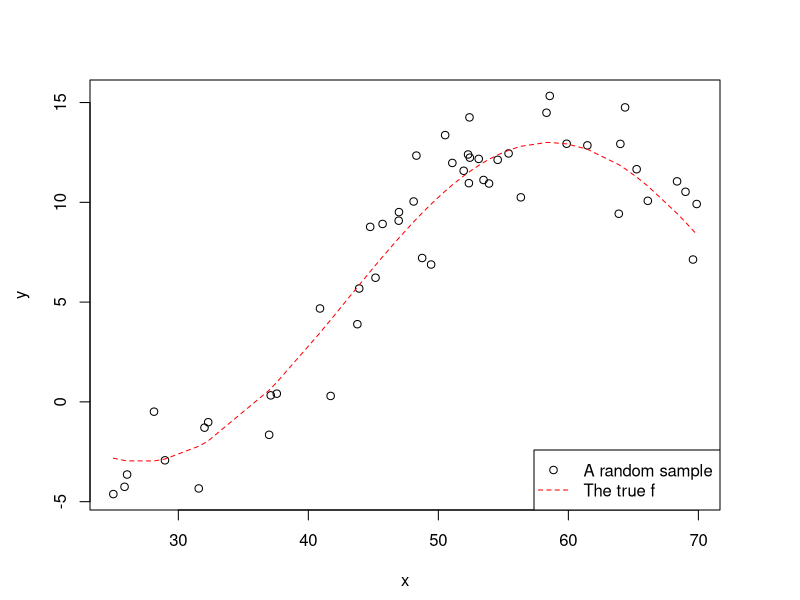

R code for this plot: (Note: this script raises an error after producing the figure.)
library(splines)
# Verify the Bias-Variance Tradeoff Equation (Section 2.2.2 of ISLR):
# For a given input x_0, E[(y0 - fhat(x0))^2] = Var(fhat(x0)) + [Bias(fhat(x0))]^2 + Var(eps)
# Population and ground truth:
noisysine <- function(x){
  y <- 5 + 8*sin(0.1*x + 2) + rnorm(length(x), 0, 2)
  return(y)
}
cleansine <- function(x){
  y <- 5 + 8*sin(0.1*x + 2)
  return(y)
}

# visualize a sample
pdf("~/Downloads/noisy_sine_plot.pdf")
par(mfrow = c(1,1), mar = c(4.5,4.5,4,4))
x <- sort(runif(50, 25, 70))
y <- noisysine(x)
plot(x, y, ylab = 'y')
points(x, cleansine(x), type = 'l', col = 'red', lty=2)
legend("bottomright", legend = c("A random sample", "The true f"), pch = c(1,NA), lty = c(NA,
                                                                                        2), col = c("black","red"))
dev.off()

m1 <- lm(y ~ x)
abline(m1)

pdf("~/Downloads/bias_variance_models.pdf")
par(mfrow = c(2,2), mar=c(3,3,2,1))
for(i in 1:4){
  x <- runif(50, 25, 70)
  y <- noisysine(x)
  plot(x, y, xlab='', ylab='', main = paste0("Sample ", i))
  abline(lm(y~x))
  mtext(c("x","y"), side = c(1,2), line = 2)
}

for(i in 1:4){
  x <- sort(runif(50, 25, 70))
  y <- noisysine(x)
  plot(x, y, xlab='', ylab='', main = paste0("Sample ", i))
  md <- lm(y~ns(x, df = 10))
  points(x, predict(md), type = 'l')
  mtext(c("x","y"), side = c(1,2), line = 2)
}
dev.off()

x0 <- 25 # Pick a test input point x0
sampsize <- 300 # training sample size
itermax <- 200 # Number of repetitions
SqErr = numeric(itermax)
fhat_x0 = numeric(itermax)

for(i in 1:itermax){
  x <- runif(sampsize, 25, 70) # Take a sample
  y <- noisysine(x) # from the real world
  fhat <- lm(y ~ x) # Fit a model
  y0 <- noisysine(x0)
  fhat_x0[i] <- predict(fhat, newdata=data.frame(x = x0))
  SqErr[i] <- (y0 - fhat_x0[i])^2
}

E_SqErr <- mean(SqErr)
E_fhat_x0 <- mean(fhat_x0)
Var_fhat_x0 <- mean((fhat_x0 - E_fhat_x0)^2)
Bias <- E_fhat_x0 - cleansine(x0)
Var_Eps <- 4
# We expect the following two quantities to be close.
cat(paste("E[(y0 - fhat(x0))^2] = ", round(E_SqErr,3), "\n",
             "Var(fhat(x0)) + [Bias(fhat(x0))]^2 + Var(Eps) = ",
             round(Var_fhat_x0,3), " + ", round(Bias^2,3), " + ", round(Var_Eps,3), " = ",
             round(Var_fhat_x0 + Bias^2 + Var_Eps,3), "\n"))

# Exercise 1: Change the sampsize from 100 to 300, re-run, observe the difference in the
# output. Explain.
# Exercise 2: Increase the flexilility of the model, e.g., using y~ns(x, ...), try df=8, 20
# and , observe the difference in the output. Explain.
# Exercise 3: Does picking a different x0 affect the observations?
# Exercise 4: Generate a plot similar to Figure 2.12 to showcase the Bias-Variance tradeoff.
# Try to make the plot self-contained and self-explanatory by spelling out the context and
# parameters used in the experiments.

#pdf("simple_to_complex_model_fits.pdf")
x <- runif(100, 25, 70)
y <- noisysine(x)
plot(x,y) # sample data
test_x <- seq(10,80,length=200)
true_y <- cleansine(test_x)
points(test_x,true_y,type='l',lwd=1, lty = 2) # true f

simple_model <- lm(y~x) # A linear model
pred_simple <- predict(simple_model, newdata=data.frame(x = test_x))
points(test_x,pred_simple,type='l',col='orange',lwd=1)

moderate_model <- lm(y~ns(x, df=8)) # natural spline with df 8
pred_moderate <- predict(moderate_model, newdata=data.frame(x = test_x))
points(test_x,pred_moderate,type='l',col='blue',lwd=1)

flexible_model <- lm(y~ns(x, df=30)) # natural spline with df 30
pred_flexible <- predict(flexible_model, newdata=data.frame(x = test_x))
points(test_x,pred_flexible,type='l',col='red',lwd=1)

legend("topleft", legend=c('data','ground truth','simple model fit', 'moderate model fit',
                               'flexible model fit'),
           col=c('black','black','orange','blue','red'),
           pch=c(1, rep(NA,4)), lwd=c(NA,rep(1,4)), lty = c(NA, 2, rep(1,3)))
#dev.off()

# Calculate the training MSE
(trainMSE_simple <- mean(residuals(simple_model)^2))
(trainMSE_moderate <- mean(residuals(moderate_model)^2))
(trainMSE_flexible <- mean(residuals(flexible_model)^2))

# Calculate the test MSE on a test sample
xtest <- runif(100, 25, 70)
ytest <- noisysine(xtest)
pred_simple <- predict(simple_model, newdata=data.frame(x = xtest))
pred_moderate <- predict(moderate_model, newdata=data.frame(x = xtest))
pred_flexible <- predict(flexible_model, newdata=data.frame(x = xtest))
(testMSE_simple <- mean((ytest - pred_simple)^2))
(testMSE_moderate <- mean((ytest - pred_moderate)^2))
(testMSE_flexible <- mean((ytest - pred_flexible)^2))

#pdf("simple_flexible_MSE_compare.pdf", width=10, height=8)
degf <- c(2, 8, 30)
trainMSEs <- c(trainMSE_simple, trainMSE_moderate, trainMSE_flexible)
colors <- c('orange','blue','red')
testMSEs <- c(testMSE_simple, testMSE_moderate, testMSE_flexible)
plot(degf, trainMSEs, type='p', col=colors, lwd=2, cex=1.5, cex.lab=1.5, cex.axis=1.5,
     pch=15, xlab='Flexibility', ylab='MSE', ylim=c(min(c(trainMSEs, testMSEs)), max(c(trainMSEs,
                                                                                       testMSEs))))
points(degf, trainMSEs, type='l', col='black', lwd=2, cex=1.5)
points(degf, testMSEs, type='p', col=colors, lwd=2, cex=1.5, pch=22)
points(degf, testMSEs, type='l', col='green', lwd=2, cex=1.5)
abline(h=4, lty=2, lwd=2, col='gray') # Do you know why 4?
legend('topright', legend=c('TrainMSE','TestMSE','Var(eps)'), cex=1.5, lwd=2, pch =
         c(15,22,NA), lty=c(1,1,2), col=c('black','green','gray'))
#dev.off()

